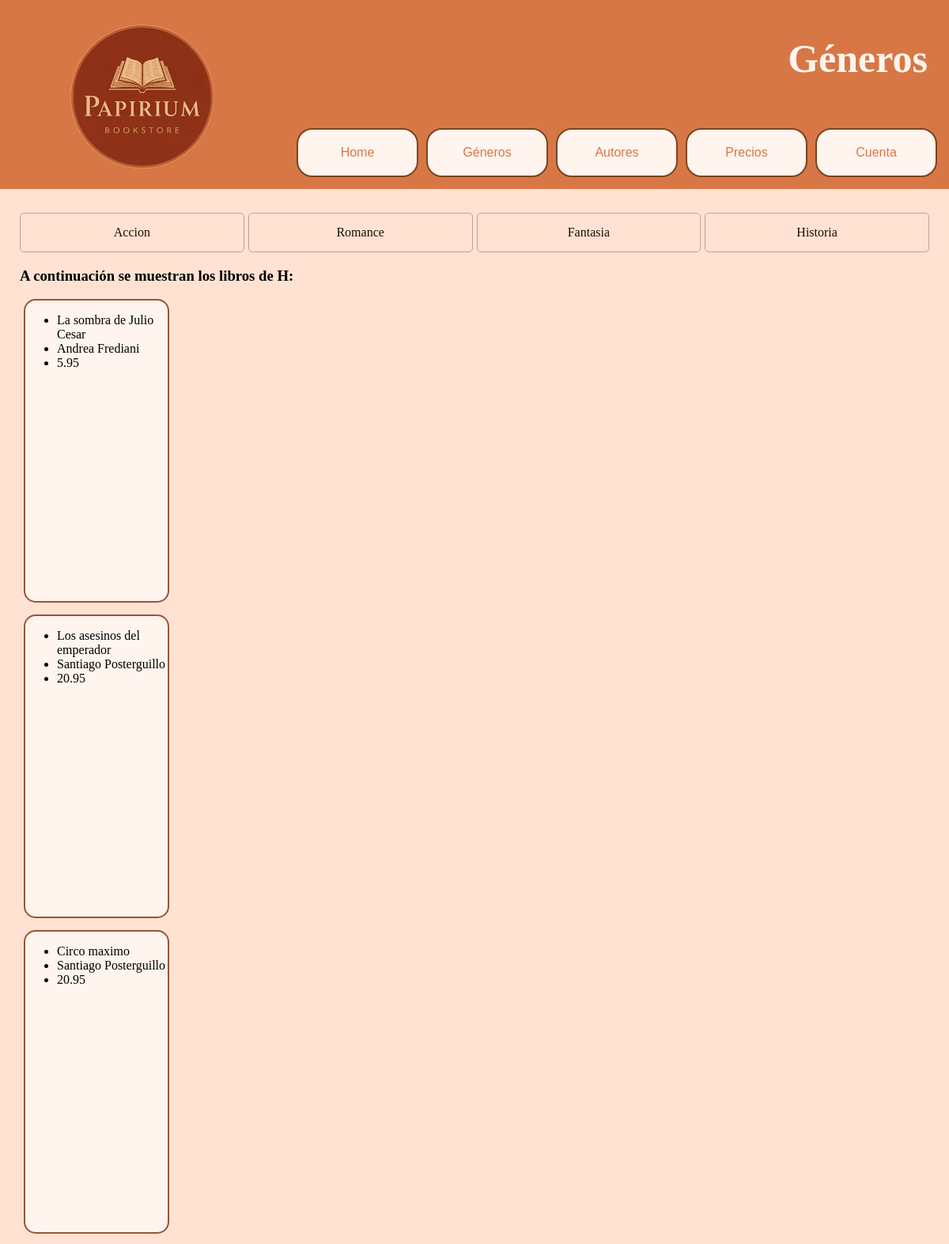
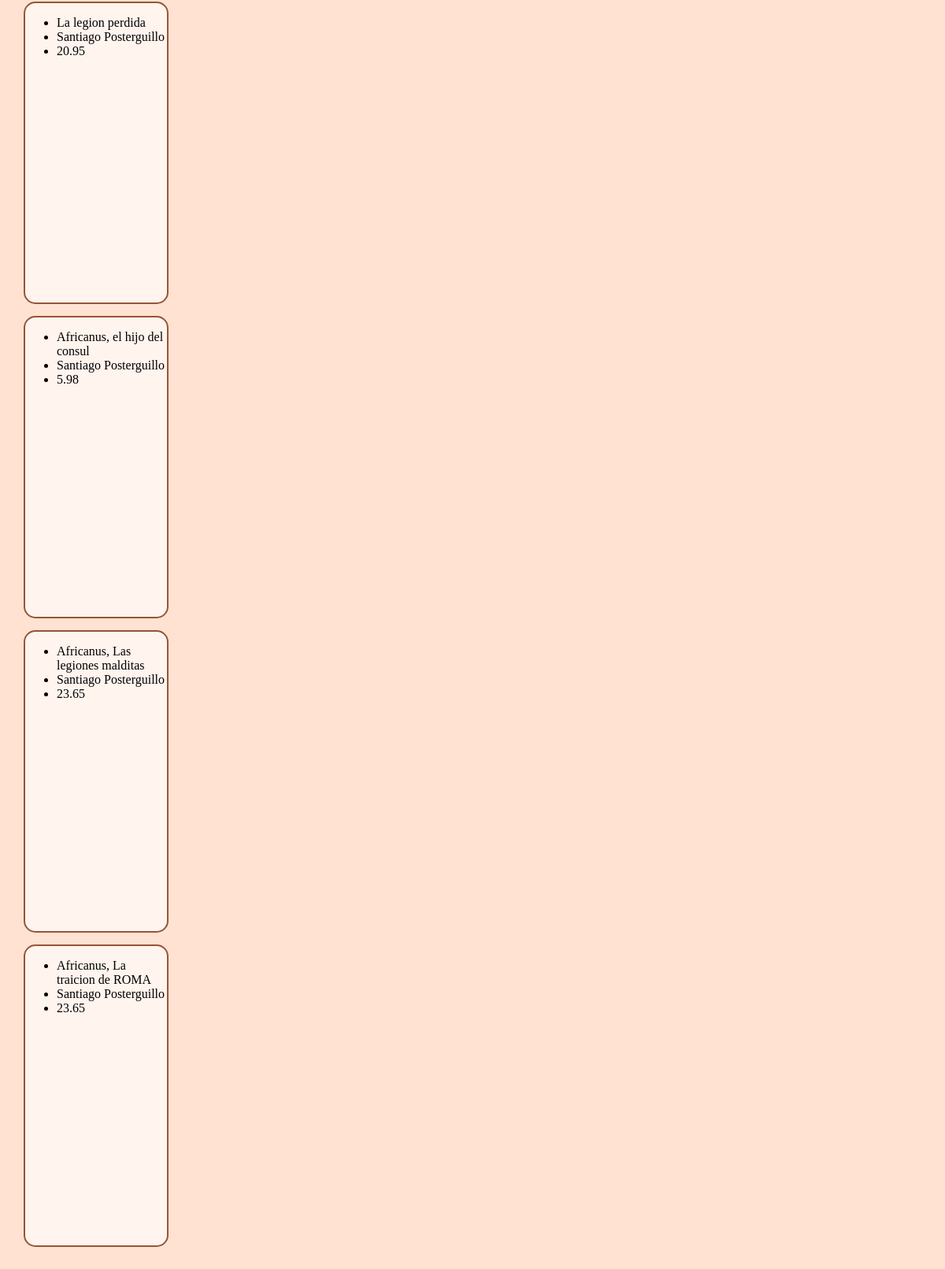
/app/genero/H/, run on the app's committed database (2 pictures, top to bottom).
### appLibreria/models.py (models this page shows, shortened)
class Libro(models.Model):
    isbn=models.CharField(max_length=13,primary_key=True)
    titulo=models.CharField(max_length=100)
    imagen=models.ImageField(upload_to='',null=True)#El uploadto es si en media tenemos subcarpetas deberiamos de especificar pero en este caso no
    descripcion=models.CharField(max_length=300)
    fecha_publicacion=models.DateField()#Importante: No hay en django una función que solo se pueda poner año y mes
    precio=models.FloatField()
    num_paginas=models.IntegerField()
    stock=models.IntegerField()
    autor=models.ForeignKey(Autor,on_delete=models.CASCADE)
    editorial=models.ForeignKey(Editorial,on_delete=models.CASCADE)
    class Genero(models.TextChoices):
        historico= "H", "Historico" #Se pone dos veces ya que el primer valor es lo que se guarda en la bd y la segunda lo que se vera en las templates
        romance= "R", "Romance"
        accion= "A", "Acción"
        fantasia= "F", "Fantasía"
    genero=models.CharField(max_length=1,choices=Genero.choices)#Se limita la elección a las de genero
    class Idioma(models.TextChoices):
        espaniol="ESP", "Español"
        euskera="EUS", "Euskera"
        ingles="ENG", "Ingles"
    idioma=models.CharField(max_length=3,choices=Idioma.choices)

class Autor(models.Model):
    nombre=models.CharField(max_length=50)#No se pone la id por que la base de datos asigna automaticamente la id
    def __str__(self):
        return self.nombre #Ayuda al admin, ya que aparece el nombre en pantalla del autor

### appLibreria/views.py (the view)
# urls.py: path('genero/<str:genero_libro>/', views.genero, name='genero'),#H = historico, R = romance, A = acción, F = fantasia enel buscador poner las letras solas, no las palabras, asi esta en la BD
def genero(request, genero_libro):
    try:
        Libros = models.Libro.objects.filter(genero=genero_libro)#Filtramos todos los libros del genero que se ha escogido y los guardamos en Libros
        context = { #Creamos contexto, que se la pasaremos a la HTML para que sepa el contenido de cada variable
            'Libros':  Libros, #Lista de objetos "libro"
            'Genero': genero_libro
        }
        print("Genero del libro: ", genero_libro)
    except models.Libro.DoesNotExist:#Pagina personalizada del error
        raise Http404("No hay ningun libro de dicho genero")
    return render(request, 'genero.html', context) #Render se usa para crear un HTML como resuesta, por decirlo simple, y le pasamos lo que necesita para funcionar

### appLibreria/templates/genero.html
{% extends "base.html" %}
{% block titleXD %}Géneros{% endblock %}
{% block main %}
    <main>
        <section class="elegirGenero">
            <a href="{% url 'genA' %}" class="eleccionGenero">
                <div>Accion</div>
            </a>
            <a href="{% url 'genR' %}" class="eleccionGenero">
                <div>Romance</div>
            </a>
            <a href="{% url 'genF' %}" class="eleccionGenero">
                <div>Fantasia </div>
            </a>
            <a href="{% url 'genH' %}" class="eleccionGenero">
                <div> Historia</div>
            </a>
        </section>
        <h3 >
            A continuación se muestran los libros de {{Genero}}:
        </h3>
        <article class="main_ListaLibros">
        {% for libro in Libros %}
            <div class="muestraLibros">
                <ul class="datosLibro; " >
                    <li class="datosLibro"> {{libro.titulo}} </li>
                    <li class="datosLibro"> {{libro.autor}} </li>
                    <li class="datosLibro"> {{libro.precio}} </li>
                </ul>
            </div>
        {% endfor %}
        </article>
    </main>
{% endblock %}

### appLibreria/static/css/style.css (style rules this page uses)
body { background-color: #ffe2d2; margin:0; min-width: 830px; }
.muestraLibros { width: 180px; height: 380px; margin: 5px; display: flex; flex-direction: column; border-radius: 15px; background-color: #fff4ee; border: solid 2px #965538 ; margin-bottom: 15px; }
main { padding: 25px; padding-top: 0px; }
.elegirGenero { display: flex; flex-direction: row; gap: 5px; }
.eleccionGenero { border: solid 1px #c0a390; border-radius: 5px; display: flex; flex:1; justify-content: center; text-align: center; align-items: center; padding: 15px 15px; color:#1a0d07; text-decoration: none; font-size: 16px; }

### data on the page
Libro: titulo "La sombra de Julio Cesar", autor "Andrea Frediani", precio "5.95"
Libro: titulo "Los asesinos del emperador", autor "Santiago Posterguillo", precio "20.95"
Libro: titulo "Circo maximo", autor "Santiago Posterguillo", precio "20.95"
Libro: titulo "La legion perdida", autor "Santiago Posterguillo", precio "20.95"
Libro: titulo "Africanus, el hijo del consul", autor "Santiago Posterguillo", precio "5.98"
Libro: titulo "Africanus, Las legiones malditas", autor "Santiago Posterguillo", precio "23.65"
Libro: titulo "Africanus, La traicion de ROMA", autor "Santiago Posterguillo", precio "23.65"

### other printed values
{{ Genero }} "H"
